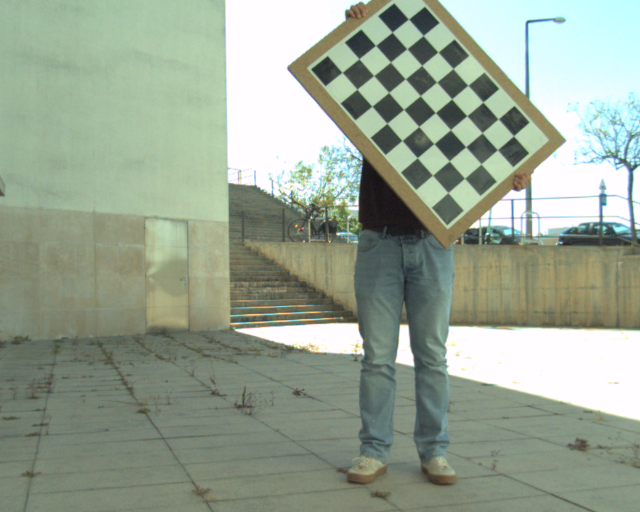
#> input picture rgb_und_crop/10.png, 640 x 512 px; its folder holds 4 pictures in this run
$ python 4th-ch-add.py
#> lines starting #> are read from the running program, lines starting #| are printed output that depends on the picture; pictures that were not available may be replaced by others from this repository, and a replacement may not be noted
import cv2
import os

rgb_path = "rgb_und_crop"
thermal_path = "thermal_undistorted"
output_path = "fusion"

try:
    #CREATE FOLDER TO RGBT (RGB + THERMAL)FILES
    os.mkdir(output_path)
except:
    pass

rgb = os.listdir(rgb_path)
thermal = os.listdir(thermal_path)

len = len(rgb)
j=1
for i in rgb:
    if i in thermal:
        print(j,"/",len)
        rgb_pic = cv2.imread(os.path.join(rgb_path,i))
#> rgb_pic is the input picture: shape (512, 640, 3); mean B, G, R 147.2, 164.1, 151.5
        thermal_pic = cv2.imread(os.path.join(thermal_path,i))
        alpha = cv2.cvtColor(thermal_pic, cv2.COLOR_BGR2GRAY)
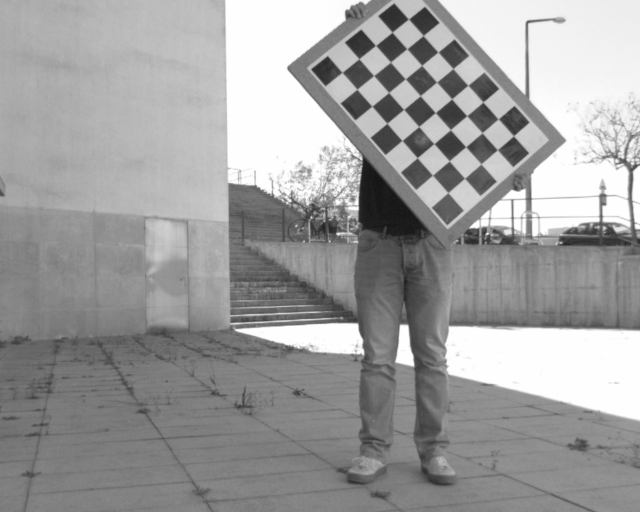
#> alpha: shape (512, 640); min 18, max 254, mean 158.4
        #rgb_pic = cv2.resize(rgb_pic,(thermal_pic.shape[1],thermal_pic.shape[0]),interpolation=cv2.INTER_AREA)
        B,G,R = cv2.split(rgb_pic)
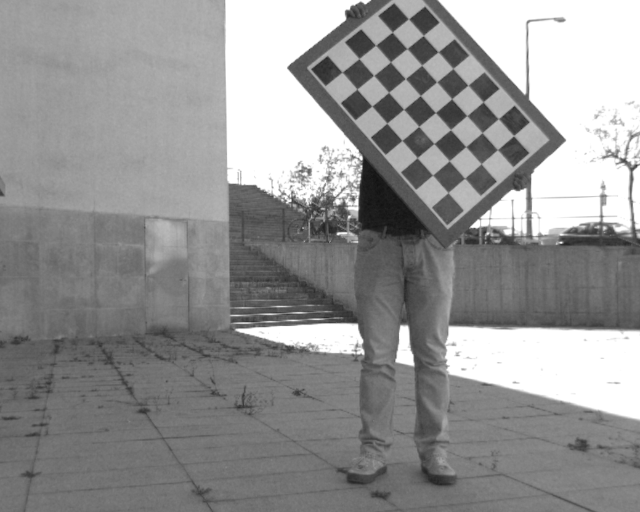
#> B: shape (512, 640); min 17, max 255, mean 147.2
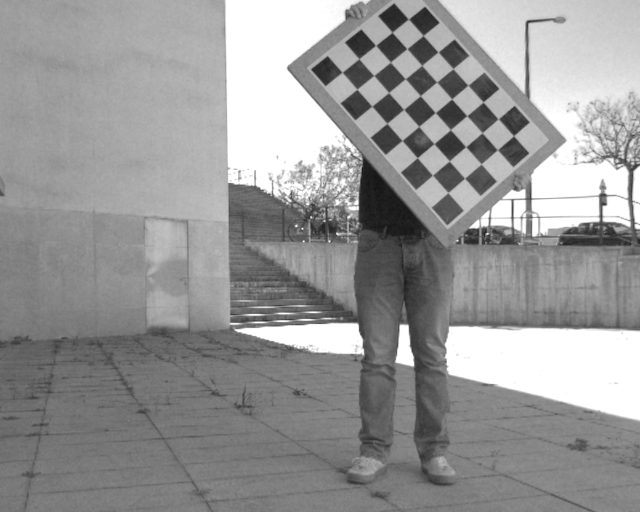
#> R: shape (512, 640); min 17, max 255, mean 151.5
        rgbt = cv2.merge([B,G,R,alpha])
        cv2.imwrite(os.path.join(output_path,i)+".png",rgbt)
        j=j+1
    else:
        print("ERROR ==============")
        j=j+1
